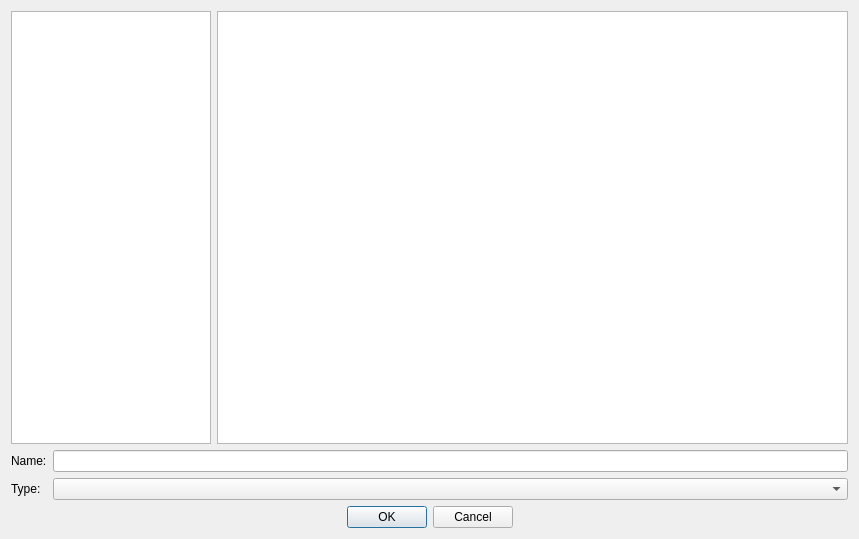
<?xml version="1.0" encoding="UTF-8"?>
<ui version="4.0">
 <class>PathChooseDialog</class>
 <widget class="QDialog" name="PathChooseDialog">
  <property name="geometry">
   <rect>
    <x>0</x>
    <y>0</y>
    <width>859</width>
    <height>539</height>
   </rect>
  </property>
  <property name="windowTitle">
   <string>Path Choose</string>
  </property>
  <layout class="QVBoxLayout" name="verticalLayout">
   <item>
    <layout class="QHBoxLayout" name="horizontalLayout">
     <item>
      <widget class="QTreeView" name="m_resDirView">
       <property name="sizePolicy">
        <sizepolicy hsizetype="Preferred" vsizetype="Expanding">
         <horstretch>0</horstretch>
         <verstretch>0</verstretch>
        </sizepolicy>
       </property>
       <property name="maximumSize">
        <size>
         <width>200</width>
         <height>16777215</height>
        </size>
       </property>
       <property name="headerHidden">
        <bool>true</bool>
       </property>
      </widget>
     </item>
     <item>
      <widget class="QListView" name="m_listView">
       <property name="horizontalScrollBarPolicy">
        <enum>Qt::ScrollBarAlwaysOff</enum>
       </property>
       <property name="editTriggers">
        <set>QAbstractItemView::EditKeyPressed</set>
       </property>
      </widget>
     </item>
    </layout>
   </item>
   <item>
    <layout class="QGridLayout" name="gridLayout">
     <item row="0" column="1">
      <widget class="QLineEdit" name="m_fileNameLine">
       <property name="text">
        <string/>
       </property>
      </widget>
     </item>
     <item row="0" column="0">
      <widget class="QLabel" name="m_fileName">
       <property name="text">
        <string>Name:</string>
       </property>
      </widget>
     </item>
     <item row="1" column="0">
      <widget class="QLabel" name="m_labelType">
       <property name="text">
        <string>Type:</string>
       </property>
      </widget>
     </item>
     <item row="1" column="1">
      <widget class="QComboBox" name="m_comboBoxExts"/>
     </item>
    </layout>
   </item>
   <item>
    <widget class="QDialogButtonBox" name="m_buttonBox">
     <property name="orientation">
      <enum>Qt::Horizontal</enum>
     </property>
     <property name="standardButtons">
      <set>QDialogButtonBox::Cancel|QDialogButtonBox::Ok</set>
     </property>
     <property name="centerButtons">
      <bool>true</bool>
     </property>
    </widget>
   </item>
  </layout>
 </widget>
 <resources/>
 <connections>
  <connection>
   <sender>m_buttonBox</sender>
   <signal>accepted()</signal>
   <receiver>PathChooseDialog</receiver>
   <slot>accept()</slot>
   <hints>
    <hint type="sourcelabel">
     <x>248</x>
     <y>254</y>
    </hint>
    <hint type="destinationlabel">
     <x>157</x>
     <y>274</y>
    </hint>
   </hints>
  </connection>
  <connection>
   <sender>m_buttonBox</sender>
   <signal>rejected()</signal>
   <receiver>PathChooseDialog</receiver>
   <slot>reject()</slot>
   <hints>
    <hint type="sourcelabel">
     <x>316</x>
     <y>260</y>
    </hint>
    <hint type="destinationlabel">
     <x>286</x>
     <y>274</y>
    </hint>
   </hints>
  </connection>
 </connections>
</ui>
